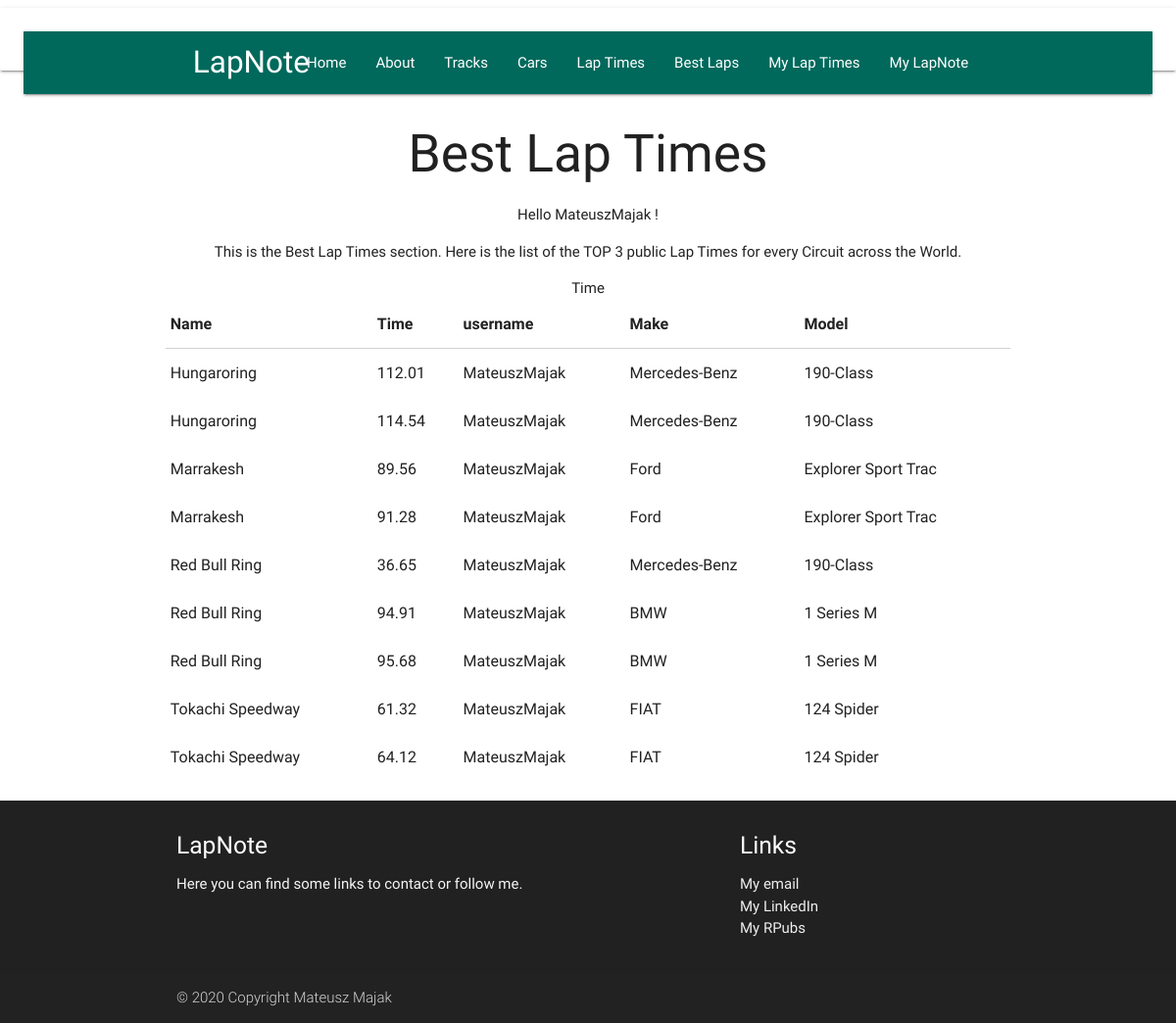
The page /bestlaps (signed in) on the database its author committed.
### CircuitsTimes/models.py (models this page shows, shortened)
class Users(db.Model, UserMixin):
    id = db.Column(db.Integer, primary_key=True)
    username = db.Column(db.String(20), unique=True, nullable=False)
    YearOfBirth = db.Column(db.Integer, nullable=False)
    email = db.Column(db.String(120), unique=True, nullable=False)
    password = db.Column(db.String(60), nullable=False)
    CarID = db.Column(db.Integer, nullable=False, default=1)
    private = db.Column(db.Integer, default=1)
    LapTime_id = db.relationship('LapTimes', backref='driver', foreign_keys='[LapTimes.user_id]', lazy='dynamic')

### CircuitsTimes/views.py (the view)
@app.route('/bestlaps')
@login_required
def bestlaps():
    conn = db.engine
    laptime = pd.read_sql_query('''SELECT * FROM (SELECT * FROM (SELECT L.*, T.*, C.*, U.* \
    FROM LapTimes L JOIN Cars C ON L.car_id=C.id JOIN Tracks T ON L.track_id=T.id JOIN Users U ON L.user_id=U.id) AS D \
    WHERE ( SELECT COUNT(*) FROM (SELECT L.*, T.*, C.*, U.* FROM LapTimes L JOIN Cars C ON L.car_id=C.id JOIN Tracks
    T ON L.track_id=T.id JOIN Users U ON L.user_id=U.id) AS DX WHERE DX.Name = D.Name AND \
    DX.Time <= D.Time) <= 3) AS P WHERE P.private=0 ORDER BY P.Name ASC, P.Time ASC''', conn)
    laptime_small = laptime[['Name', 'Time', 'username', 'Make', 'Model']]
    return render_template('bestlaps.html', tables=[laptime_small.to_html(classes='data', index=False)],
                           titles=laptime_small.columns.values)

### CircuitsTimes/models.py (called while the page is built)
@login_manager.user_loader
def get_user(user_id):
    return Users.query.get(int(user_id))

### CircuitsTimes/views.py (called while the page is built)
@app.context_processor
def inject_variables():
    if current_user.is_authenticated:
        return dict(user={'name': current_user.username})
    else:
        return dict(user={'name': 'Anonymous'})

### CircuitsTimes/templates/bestlaps.html (shortened to what this page needs)
{% extends "base.html" %}
{% block content %}
    <h2>Best Lap Times</h2>
    <p>
      Hello
      {% if user %}
        {{ user.name | striptags }}
      {% endif %}!
        <p>This is the Best Lap Times section. Here is the list of  the TOP 3 public Lap Times for every
    Circuit across the World. </p>
    </p>
     <table id='myTable' class="highlight">
        <tbody>
        {% for table in tables %}
            {{ table|safe }}
        {% endfor %}
        </tbody>
      </table>
{% endblock %}

### CircuitsTimes/static/css/style.css (style rules this page uses)
body { display: flex; min-height: 100vh; flex-direction: column; }

### rows shown on the page
Users: name "MateuszMajak", username "Name Time username Make Model Hungaroring 112.01 MateuszMajak Mercedes-Benz 190-Class Hungaroring 114.54 MateuszMajak Mercedes-Benz 190-Class Marrakesh 89.56 MateuszMajak Ford Explorer Sport Trac Marrakesh 91.28 MateuszMajak Ford Explorer Sport Trac Red Bull Ring 36.65 MateuszMajak Mercedes-Benz 190-Class Red Bull Ring 94.91 MateuszMajak BMW 1 Series M Red Bull Ring 95.68 MateuszMajak BMW 1 Series M Tokachi Speedway 61.32 MateuszMajak FIAT 124 Spider Tokachi Speedway 64.12 MateuszMajak FIAT 124 Spider"
